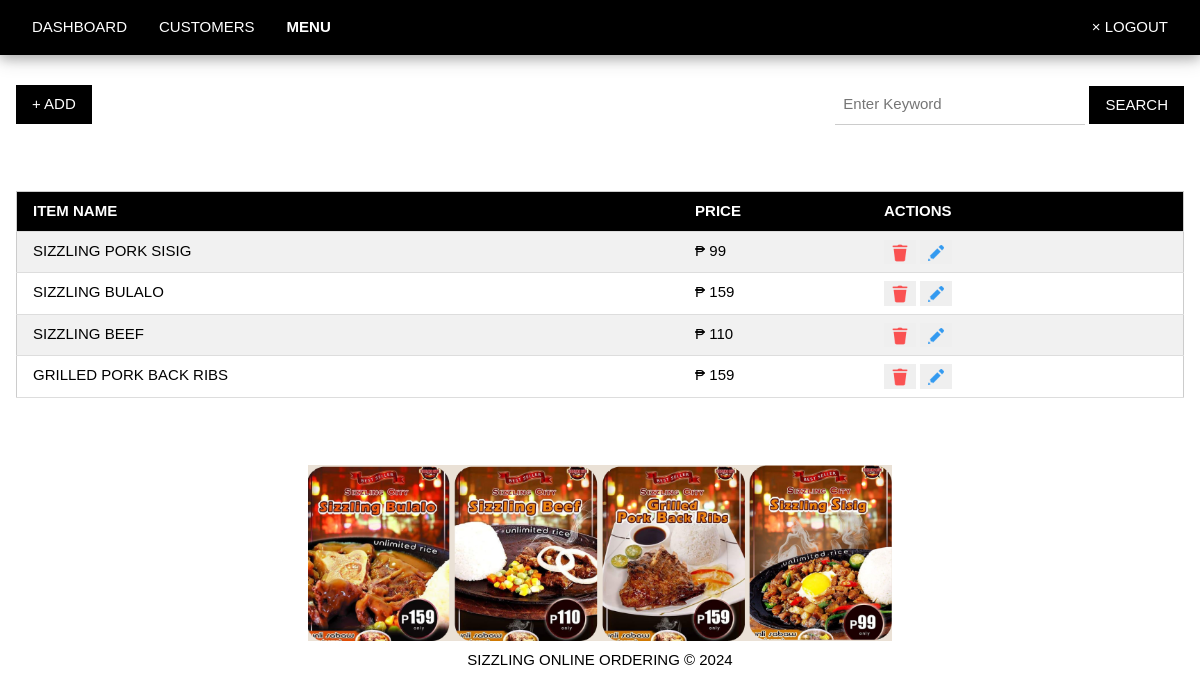
Screenshot of /admin/items (signed in) with the database file from the repository.
### tables this page shows
CREATE TABLE `Items`(
'i_id' integer primary key autoincrement,
'title' varchar(100),
'price' decimal(10,2));

### app.py (the view)
@app.route("/admin/items")
def admin_items():
    if 'admin' in session:
        head = ['item name','price','actions']
        rows = getall('Items')
        return render_template("admin_items.html",title="admin",header=head,itemlist=rows,search=None)
    elif 'user' in session:
        return redirect(url_for("user_items"))
    else:
        flash("Login Properly!!!")
        return redirect(url_for("login"))

### dbhelper.py (called while the page is built)
def connect():
    return sqlite3.connect(database)

def getprocess(sql:str)->list:
    conn = connect()
    conn.row_factory = sqlite3.Row #return dictionary format
    cursor = conn.cursor()
    cursor.execute(sql)
    rows = cursor.fetchall()
    cursor.close()
    return rows

def getall(table)->list:
    sql:str = f"SELECT * FROM `{table}`"
    return getprocess(sql)

### templates/admin_items.html (shortened to what this page needs)
{% extends 'base_admin.html' %}
{% block nav %}
	<a href="{{ url_for('admin_dashboard') }}" class="w3-bar-item w3-left w3-button w3-hover-white" >DASHBOARD</a>
	<a href="{{ url_for('admin_customers') }}" class="w3-bar-item w3-left w3-button w3-hover-white">CUSTOMERS</a>
	<a href="{{ url_for('admin_items') }}" class="w3-bar-item w3-left w3-button w3-hover-white" style="font-weight: bold">MENU</a>
{% endblock %}
{% block content %}
	<div>
		<button style="display:inline" class="w3-button w3-black" onclick="document.getElementById('addmodal').style.display='block'">+ ADD</button>
		<form method="post" action="/admin/items/search" style="display:inline" class="w3-right">
			<input type="text" name="search" id="search" class="w3-input" placeholder="Enter Keyword" style="width:250px;display:inline;" required>
			<input type="submit" value="SEARCH" class="w3-button w3-black">
		</form>
	</div>
	<br>
	<br><br>
	<div class="w3-responsive">
	<table class="w3-table-all w3-card-4 w3-animate-top w3-hoverable">
		<tr class="w3-black">
			{% for h in header %}
				<th>{{ h | upper }}</th>
			{% endfor %}
			<th></th>
		</tr>
		{% for item in itemlist %}
			<tr>
				<td>{{ item['title'] }}</td>
				<td>&#x20B1; {{ item['price'] }}</td>
				<td>
					<button style="cursor:pointer;border:none" onclick="deleteitem('{{ item['i_id'] }}')">
						<img width="20px" src="{{ url_for('static',filename='icons/delete.png') }}">
					</button>
					<button style="cursor:pointer;border:none" onclick="document.getElementById('updatemodal_{{ item['i_id'] }}').style.display='block'">
						<img width="20px" src="{{ url_for('static',filename='icons/edit.png') }}">
					</button>
				</td>
				<td></td>
			</tr>
		{% endfor%}
	</table>
	</div>
	<br>
	<br>
	<br>
	<img width="1000px" class="center" src="{{ url_for('static',filename='pictures/Menu.png') }}">
{% endblock %}

### rows the page displays
Items: title "SIZZLING PORK SISIG", price "99"
Items: title "SIZZLING BULALO", price "159"
Items: title "SIZZLING BEEF", price "110"
Items: title "GRILLED PORK BACK RIBS", price "159"

### other values shown
{{ h | upper }} "ITEM NAME" "PRICE" "ACTIONS"
